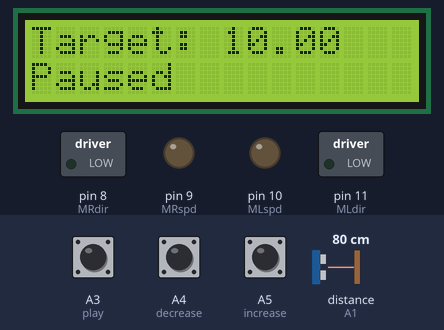
This sketch was run on a simulated Arduino Uno, built with avr-gcc and run on an emulated ATmega328P. Parts: 16×2 character LCD, switched loads named in the sketch (green lamp = pin HIGH), output pins drawn as LEDs (lit = HIGH). Wiring (inferred from the names in the program): ultrasonic range finder: trigger pin 13; echo A1. The test bench sets the inputs (shaded band); at power-on: A3 (play) HIGH, distance to the obstacle (sensor on A1) 80 cm, A4 (decrease) HIGH, A5 (increase) HIGH. The echo pulse lasts 58.3 µs per cm; pins used as bus, display or sensor lines are not drawn; what the sketch prints to the serial monitor is not drawn.

Above: at 1.3 s.
1.4 s: A3 (play) pulled LOW for 0.15 s
At 2.4 s:
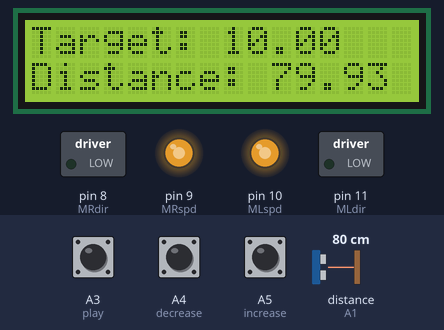
3.0 s: distance to the obstacle (sensor on A1) set to 4 cm
At 3.5 s:
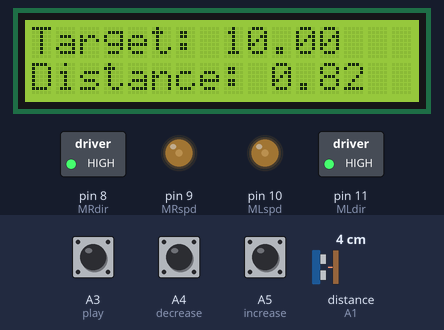
6.0 s: A4 (decrease) pulled LOW for 1 s
At 6.88 s:
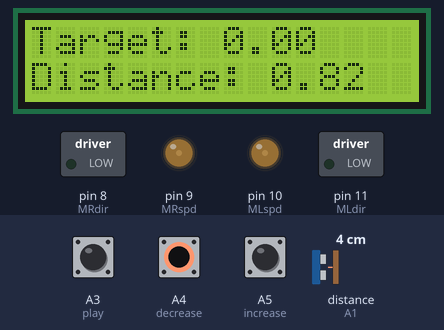
8.5 s: A5 (increase) pulled LOW for 1 s
At 10.1 s:
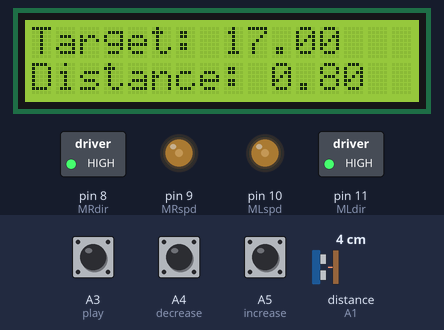
11.0 s: distance to the obstacle (sensor on A1) set to 35 cm
At 12.2 s:
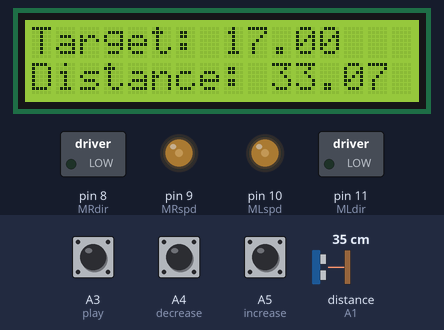
12.5 s: distance to the obstacle (sensor on A1) set to 63 cm
At 13.1 s:
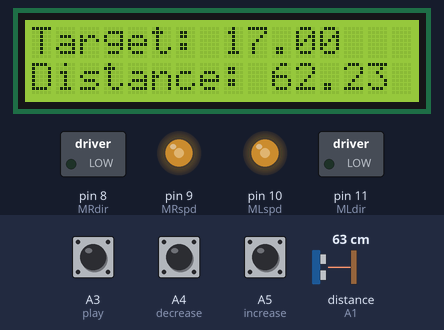
Timing chart, 0 to 15.5 s (numbered marks = the images above; inputs shaded):
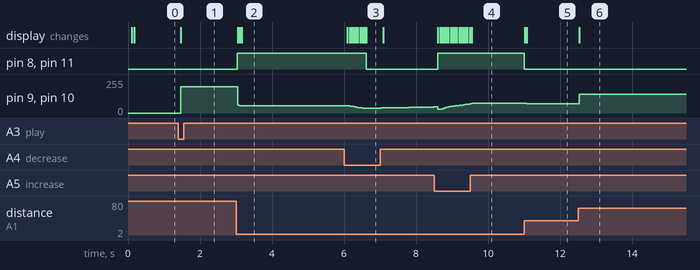

Measured:
- after the input at 1.4 s, pin 9 (MRspd), pin 10 (MLspd): 0/255 → 196/255 after 0.07 s; the display: changes after 0.07 s (image 1)
- after the input at 3.0 s, pin 8 (MRdir), pin 11 (MLdir): LOW → HIGH at once; pin 9 (MRspd), pin 10 (MLspd): 196/255 → 55/255 after 0.05 s; the display: first changes after 0.05 s (image 2 shows a later state)
- after the input at 6.0 s, pin 8 (MRdir), pin 11 (MLdir): HIGH → LOW after 0.62 s; the display: first changes after 0.10 s (image 3 shows a later state)
- after the input at 8.5 s, pin 8 (MRdir), pin 11 (MLdir): LOW → HIGH after 0.10 s; the display: first changes after 0.11 s (image 4 shows a later state)
- after the input at 11.0 s, pin 8 (MRdir), pin 11 (MLdir): HIGH → LOW at once; pin 9 (MRspd), pin 10 (MLspd): 72/255 → 71/255 after 0.08 s; the display: first changes at once (image 5 shows a later state)
- after the input at 12.5 s, pin 9 (MRspd), pin 10 (MLspd): 71/255 → 139/255 at once; the display: changes at once (image 6)

The sketch:

Mobot_Follower.ino
```cpp
#include <LiquidCrystal.h>

//Pins for Ultrasonic
//int GND1 = 7;
//int GND2 = 6;
int echo = A1;
int trig = 13;
//int VCC = 3;

const int rs = 7, en = 6, d4 = 5, d5 = 4, d6 = 3, d7 = 2;
LiquidCrystal lcd(rs, en, d4, d5, d6, d7);

int increase = A5;
int decrease = A4;
int play = A3;
bool state = false;
int currentPress;
int prevPress = HIGH;
long time = 0;
long debounce = 200;

//Pins for Motor
int MLdir = 11;
int MRdir = 8;
int MLspd = 10;
int MRspd = 9;

float cm;
float us;

int pwm;
float target = 10;
float PID, PID_p, PID_i, PID_d;
float K_p, K_i, K_d, error, low_error, up_error, prev_error;
double currentTime, elapsedTime;

void setup() {
  Serial.begin(9600);
  //pinMode(GND1, OUTPUT);
  //pinMode(GND2, OUTPUT);
  //pinMode(VCC, OUTPUT);
  pinMode(trig, OUTPUT);
  pinMode(echo, INPUT);

  pinMode(MLdir, OUTPUT);
  pinMode(MRdir, OUTPUT);
  pinMode(MLspd, OUTPUT);
  pinMode(MRspd, OUTPUT);
  delay(50);

  pinMode(increase, INPUT_PULLUP);
  pinMode(decrease, INPUT_PULLUP);
  pinMode(play, INPUT_PULLUP);

  //digitalWrite(GND1, LOW);
  //digitalWrite(GND2, LOW);
  //digitalWrite(VCC, HIGH);

  K_p = 3.1;
  K_i = 0.5;
  K_d = 1.3;
  low_error = -1.95;
  up_error = 1.95;

  lcd.begin(16, 2);
}

void loop() {

  if (digitalRead(increase) == 0) {
    target++;
  }
  if (digitalRead(decrease) == 0) {
    target--;
  }

  if (target < 0) {
    target = 0;
  }
  else if (target > 60) {
    target = 60;
  }

  currentPress = digitalRead(play);
  if (currentPress == LOW && prevPress == HIGH && millis() - time > debounce) {
    if (state) {
      state = false;
    }
    else {
      state = true;
    }
    time = millis();
  }

  prevPress = currentPress;

  currentTime = millis();
  digitalWrite(trig, 0);
  delay(50);
  digitalWrite(trig, HIGH);
  delayMicroseconds(10);
  digitalWrite(trig, LOW);

  us = pulseIn(echo, 1, 25000);
  cm = (us - 170) / 56;

  error = cm - target;

  //Integral I Term
  if (low_error < error && error < up_error) {
    PID_i = PID_i + (K_i * error);
  }
  else{
    PID_i = 0;
    PID = 0;
  }
  //Proportional P Term
  PID_p = K_p * error;

  //Derivative D Term
  PID_d = K_d * (error - prev_error) / (currentTime - elapsedTime);

  //Total PID Value
  PID = PID_p + PID_i + PID_d;


  if (cm < target) {
    pwm = map(PID, 0, -295, 35, 255);
    digitalWrite(MLdir, HIGH);
    digitalWrite(MRdir, HIGH);
  }
  else {
    pwm = map(PID, 0, 295, 35, 255);
    digitalWrite(MLdir, LOW);
    digitalWrite(MRdir, LOW);
  }

  if (pwm < 0) {
    pwm = 0;
  }
  else if (pwm > 255) {
    pwm = 255;
  }

  if (!state) {
    pwm = 0;
    lcd.clear();
    lcd.setCursor(0, 0);
    lcd.print("Target: ");
    lcd.print(target);
    lcd.setCursor(0, 1);
    lcd.print("Paused");
    lcd.display();
  }

  else {
    lcd.clear();
    lcd.setCursor(0, 0);
    lcd.print("Target: ");
    lcd.print(target);
    lcd.setCursor(0, 1);
    lcd.print("Distance: ");
    lcd.print(cm);
    lcd.display();
  }


  analogWrite(MLspd, pwm);
  analogWrite(MRspd, pwm);

  Serial.print(currentTime);
  Serial.print(",");
  Serial.println(-error);
  //Serial.print(",");
  //Serial.println(target);

                 prev_error = error;
                 elapsedTime = currentTime;

}
```
